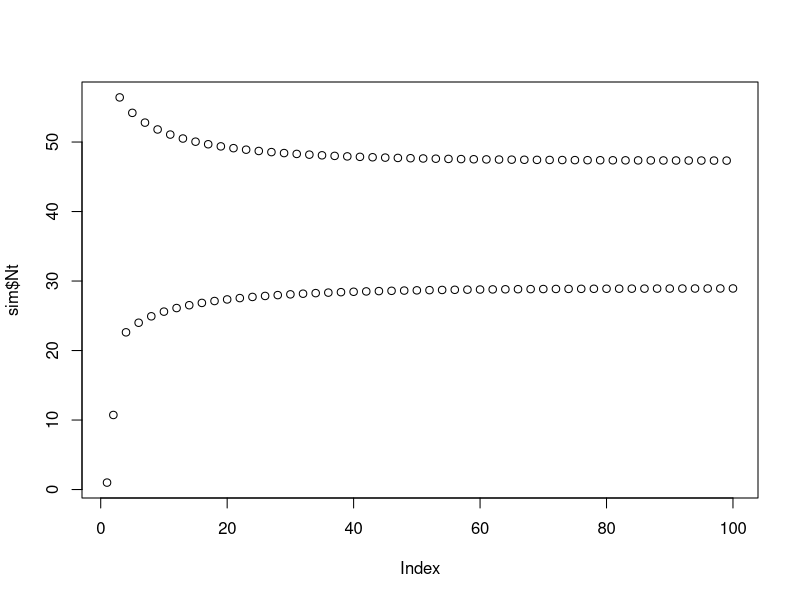

The R source for this figure:
## explore the deterministic skeleton of the model
## - i.e. single patch, no stochastic environmental effects



simmod_det<-function(tmax, f0, kB, s0, kW, getBt=FALSE){
  
  if(exp(s0) > 1){
    stop("exp(s0) must be <= 1")
  }
  
  N0 <- 1
  
  Nt <- rep(NA, tmax)
  Nt[1] <- N0
  
  if(getBt){
    Bt <- rep(NA, tmax)
  }
  
  for(tt in 2:tmax){
    fN <- exp(f0)*exp(-Nt[tt-1]/kB)
    sN <- min(exp(s0)*exp(-(Nt[tt-1]*fN)/kW))
    Nt[tt] <- Nt[tt-1]*fN*sN
    
    if(getBt){
      Bt[tt] <- Nt[tt-1,]*fN
    }
  }
  if(getBt){
    out <- list(Nt=Nt, Bt=Bt)
  }
  else{
    out <- list(Nt=Nt)
  }
  return(out)
}



## simulate some stuff
tmax = 100
f0 = 2.45
kB = 200
s0 = 0
kW = 160


sim <- simmod_det(tmax, f0, kB, s0, kW)

plot(sim$Nt)

## f0 and s0 both influence whether dynamics are under/overcompensatory
